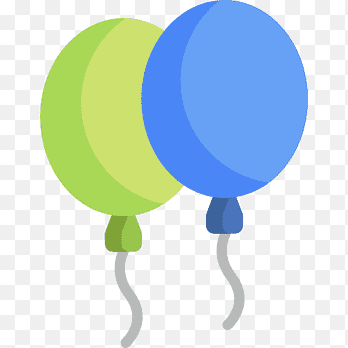
#> input picture globos.png, 348 x 348 px
$ python watershed.py
#> lines starting #> are read from the running program, lines starting #| are printed output that depends on the picture
### libreriaFiltros.py
import math
import cv2
import numpy as np

def convertirEscalaGrisesNTSC(imagen):
    largo, ancho, canales = imagen.shape

    imgEscalaGrises = np.zeros(largo * ancho, dtype=np.uint8).reshape(largo, ancho)

    for i in range(largo):
        for j in range(ancho):
            pixel = imagen[i][j]
            azul = pixel[0]
            verde = pixel[1]
            rojo = pixel[2]

            imgEscalaGrises[i][j] = 0.299 * azul + 0.587 * verde + 0.11 * rojo

    return imgEscalaGrises

def crearMatrizRelleno(imagen, mascSize):
    largo, ancho = imagen.shape
    difBordes = mascSize - 1
    bordesSize = int(difBordes / 2)

    largoRelleno = largo + difBordes
    anchoRelleno = ancho + difBordes

    #matrizRelleno = np.zeros((largoRelleno, anchoRelleno, 1), np.float64)
    matrizRelleno = np.zeros(largoRelleno * anchoRelleno, dtype=np.uint8).reshape(largoRelleno, anchoRelleno)


    for i in range(bordesSize, largoRelleno - bordesSize):
        for j in range(bordesSize, anchoRelleno - bordesSize ):
            matrizRelleno[i][j] = imagen[i - bordesSize][j - bordesSize]

    return matrizRelleno


# [29 lines left out: functions aplicarFiltro, convolucionPixel, not called in this run]

def mascaraGaussiana(mascSize, sigma):
    limite = int((mascSize - 1) / 2)
    gaussResultado= 0.0
    mascara = np.zeros((mascSize, mascSize), dtype=np.float64)
    sum = 0.0

    s = 2.0 * sigma * sigma;

    for x in range(-limite, limite + 1):
        for y in range(-limite, limite + 1):

            r = math.sqrt(x * x + y * y);
            z = (math.exp(-(r * r) / s)) / (math.pi * s);
            gaussResultado = (math.exp(-(r * r) / s)) / (math.pi * s);
            mascara[x + limite][y + limite] = gaussResultado;

            sum += gaussResultado

    for i in range(mascSize):
        for j in range(mascSize):
            mascara[i][j] /= sum

    return mascara


# [106 lines left out: functions obtenerHistograma, calcularPeso, calcularPromedio, calcularVarianza, umbralAlgoritmoOTSU, umbralizarImagen, not called in this run]

### watershed.py

import math
import cv2
import numpy as np
import libreriaFiltros as lf
from scipy import ndimage as ndi
from skimage.segmentation import watershed
from skimage.feature import peak_local_max

import matplotlib.pyplot as plt


def algoritmoWaterShed(image):


    distance = ndi.distance_transform_edt(image)
    coords = peak_local_max(distance, footprint=np.ones((3, 3)), labels=image)
    mask = np.zeros(distance.shape, dtype=bool)
    mask[tuple(coords.T)] = True
    markers, _ = ndi.label(mask)
    labels = watershed(-distance, markers, mask=image)

    fig, axes = plt.subplots(ncols=3, figsize=(9, 3), sharex=True, sharey=True)
    ax = axes.ravel()

    ax[0].imshow(image, cmap=plt.cm.gray)
    ax[0].set_title('Overlapping objects')
    ax[1].imshow(-distance, cmap=plt.cm.gray)
    ax[1].set_title('Distances')
    ax[2].imshow(labels, cmap=plt.cm.nipy_spectral)
    ax[2].set_title('Separated objects')

    for a in ax:
        a.set_axis_off()

    fig.tight_layout()
    plt.show()

    return labels, -distance

imgOriginal = cv2.imread('globos.png')
#> imgOriginal is the input picture: shape (348, 348, 3); mean B, G, R 220, 219.5, 201.1
imgOriginalBRG = imgOriginal[:, :, [2,1,0]]
imgEscalaGrises = lf.convertirEscalaGrisesNTSC(imgOriginal)
#> after the loop in convertirEscalaGrisesNTSC, `for i in range(largo):`:
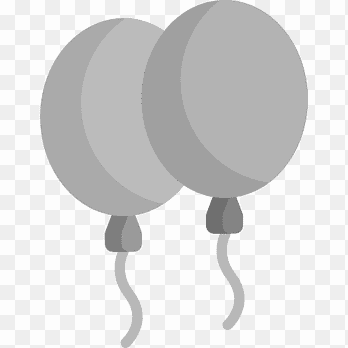
#> imgEscalaGrises: shape (348, 348); min 111, max 253, mean 216.2

mascSize = int(input("Ingrese el tamaño de su mascara: "))
#> the answer given: 100
sigma = float(input("Ingrese el sigma: "))
#> the answer given: 3

mascaraGauss = lf.mascaraGaussiana(mascSize, sigma)
matrizRelleno = lf.crearMatrizRelleno(imgEscalaGrises, mascSize)
#> (the run stopped early here; a loop or call above may not have finished)
